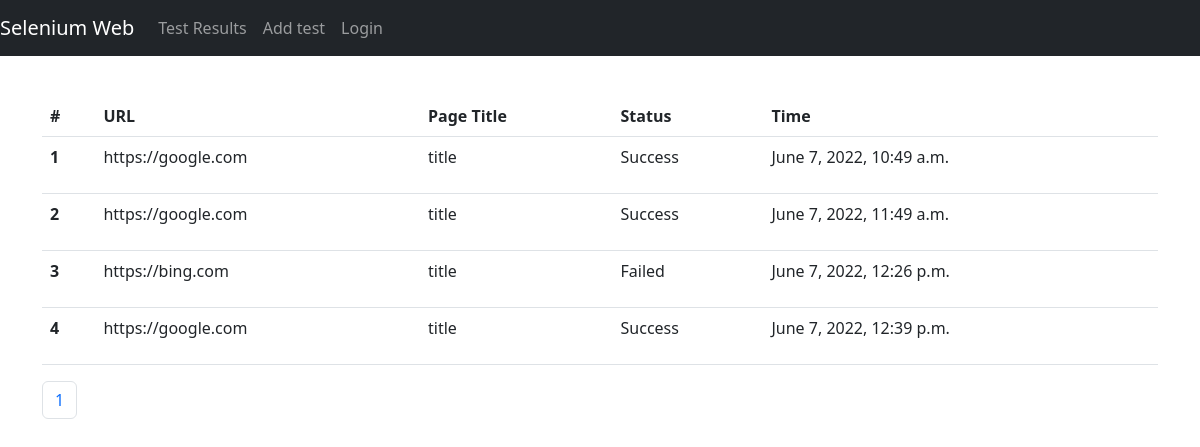
The page / on the database its author committed.
### core_app/models.py (models this page shows, shortened)
class E2ETestResults(models.Model):
    link = models.TextField()  # link --> url
    page_title = models.CharField(max_length=200)
    status = models.CharField(max_length=10)
    created = models.DateTimeField(auto_now_add=True)
    updated = models.DateTimeField(auto_now=True)

### core_app/views.py (the view)
# urls.py: path("", E2ETestResultsListView.as_view(), name="e2e-test-results-list"),
class E2ETestResultsListView(generic.ListView):
    model = E2ETestResults
    template_name = TEST_RESULTS_TEMPLATE
    paginate_by = 10

### core_app/templates/pages/e2e-test-results-list.html (shortened to what this page needs)
{% extends "../layout/base.html" %}
{% block content %}
<div class="mt-5 py-5">
    <table class="table">
        <thead>
            <tr>
                <th scope="col">#</th>
                <th scope="col">URL</th>
                <th scope="col">Page Title</th>
                <th scope="col">Status</th>
                <th scope="col">Time</th>
            </tr>
        </thead>
        <tbody>
            {% for item in object_list %}
            <tr>
                <th scope="row">{{ item.id }}</th>
                <td>
                    <p>{{ item.link }}</p>
                </td>
                <td>{{ item.page_title }}</td>
                <td>{{ item.status }}</td>
                <td>{{ item.created }}</td>
            </tr>
            {% endfor %}
        </tbody>
    </table>
    {% if page_obj %}
    <nav aria-label="Page navigation example">
        <ul class="pagination">
            <li class="page-item"><a class="page-link" href="?page={{ page_obj.number }}">{{ page_obj.number }}</a></li>
        </ul>
    </nav>
    {% endif %}
</div>
{% endblock content %}

### rows shown on the page
E2ETestResults: id "1", link "https://google.com", page_title "title", status "Success", created "June 7, 2022, 10:49 a.m."
E2ETestResults: id "2", link "https://google.com", page_title "title", status "Success", created "June 7, 2022, 11:49 a.m."
E2ETestResults: id "3", link "https://bing.com", page_title "title", status "Failed", created "June 7, 2022, 12:26 p.m."
E2ETestResults: id "4", link "https://google.com", page_title "title", status "Success", created "June 7, 2022, 12:39 p.m."

### other values the page prints
{{ page_obj.number }} "1"
